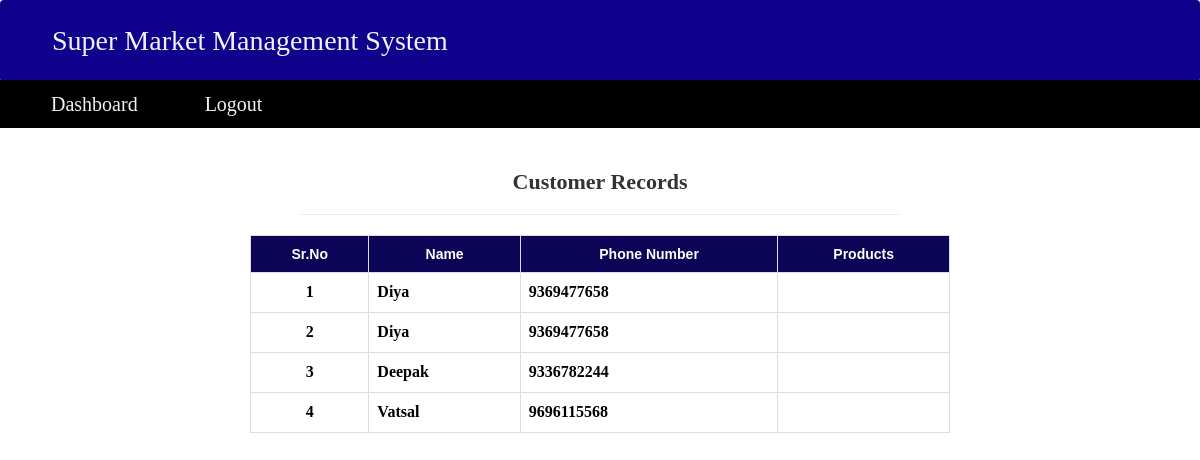
Before: /viewcustomer/ (signed in) with the older database file.
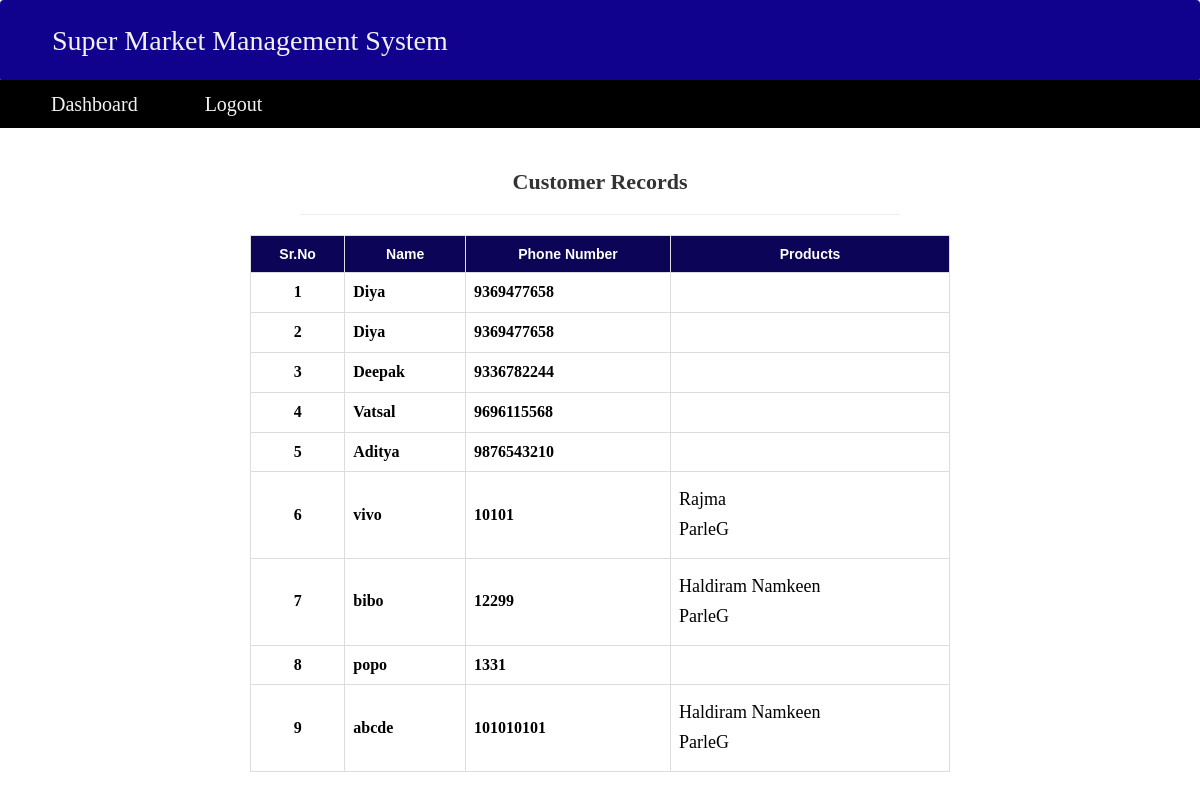
After: the same page with the newer database file.
### superapp/models.py (models this page shows, shortened)
class Customer(models.Model):
    name=models.CharField(max_length=30)
    phoneno=models.CharField(max_length=10)
    products=models.ManyToManyField(Product,blank=True)

class Product(models.Model):
    name=models.CharField(max_length=20)
    company=models.CharField(max_length=20)
    protype=models.CharField(max_length=20)
    cost=models.CharField(max_length=5)

### superapp/views.py (the view)
# urls.py: path('viewcustomer/',views.viewcustomer,name='viewcustomer'),
@login_required
def viewcustomer(request):
    customer=Customer.objects.all()
    return render(request,'viewcustomer.html',{'customer':customer})

### templates/viewcustomer.html (shortened to what this page needs)
<!DOCTYPE html>
<html>
<head>
<link rel="stylesheet" href="https://maxcdn.bootstrapcdn.com/bootstrap/3.4.1/css/bootstrap.min.css">
</head>
<body>
<div class="navbar">
  <a href="{% url 'home' %}" style="font-family: times;">Super Market Management System</a>
</div>
<div class="nav1" style="font-family: times;">
    <a href="{% url 'frontpage' %}">Dashboard</a>
    <a href="{% url 'logoutpage' %}">Logout</a>
</div>
<div class="main">
    <br>
    <p>
      <div style="text-align: center;">
  <h1 style="font-size: 22px;font-family:times;"><b>Customer Records</b></h1>
  <hr style="color:black;width:600px; text-align:center ">
  <table style="width:700px;margin-left:auto;margin-right:auto">
  <tr style="background-color: rgb(12, 4, 87);color:white;">
    <th style="text-align: center;">Sr.No</th>
    <th style="text-align: center;">Name</th>
    <th style="text-align: center;">Phone Number</th>
    <th style="text-align: center;">Products</th>
  </tr>
  {% for j in customer %}
                <tr style="color: black;font-size:16px;font-family:times;height:5px;">
                    <th style="text-align: center;">{{ forloop.counter }}</th>
                    <th>{{ j.name }}</th>
                    <th>{{ j.phoneno }}</th>
                    <th>
                        {% for y in j.products.all %}
                        <h4>{{y.name}}</h4>
                        {% endfor %}
                    </th>
                </tr>
  {% endfor %}
   </table>
  </div>
</p>
  </div>
</body>
</html>

Changed rows visible on the page:
added Customer: name "Aditya", phoneno "9876543210"
added Customer: name "vivo", phoneno "10101"
now on this page (row unchanged): Product: name "Rajma", shown under "vivo"
added Product: name "ParleG"
added Customer: name "bibo", phoneno "12299"
now on this page (row unchanged): Product: name "Haldiram Namkeen"
added Customer: name "popo", phoneno "1331"
added Customer: name "abcde", phoneno "101010101"
